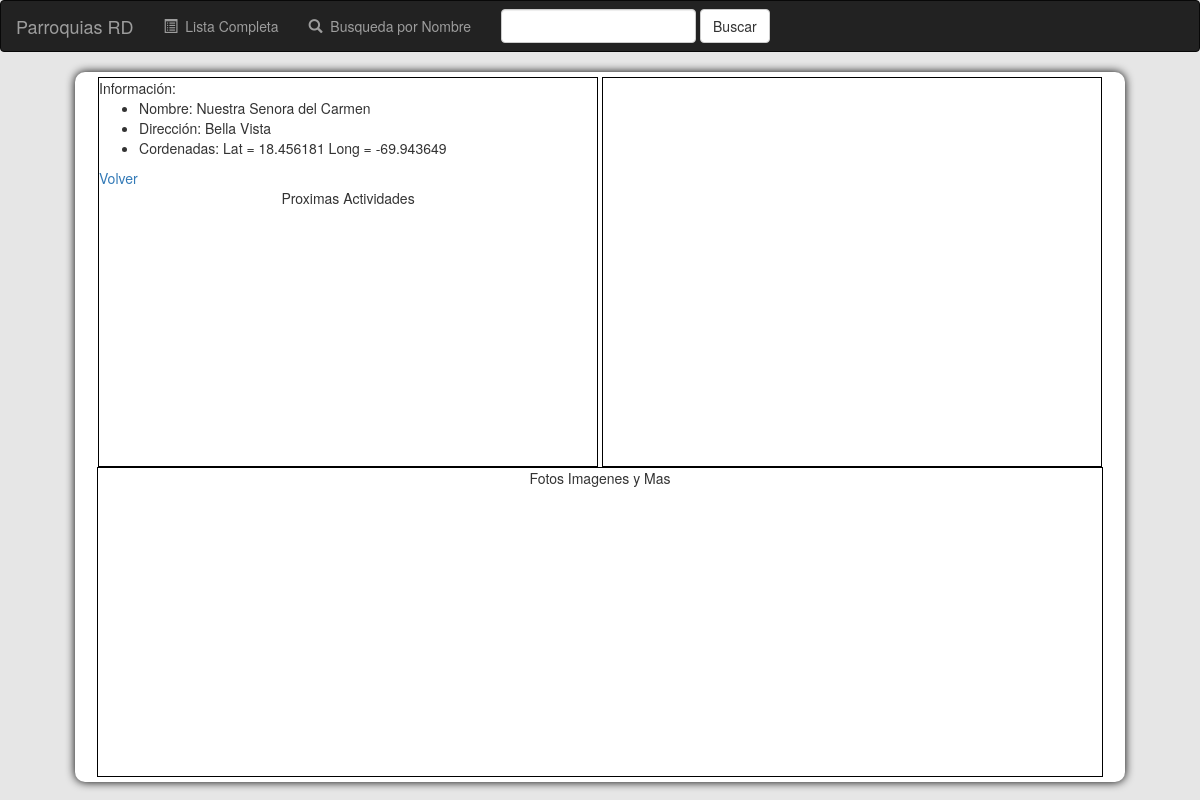
/lista/5/, run on the app's committed database.
### parroquialista/models.py (models this page shows, shortened)
class Parroquia(models.Model):
    nombre = models.CharField(max_length=300)
    direccion=models.CharField(max_length=200)
    latitud=models.CharField(max_length=20)
    longitud=models.CharField(max_length=20)

### parroquialista/views.py (the view)
# urls.py: url(r'^(?P<parroquia_id>[0-9]+)/$', views.detail, name='detail'),
def detail(request,parroquia_id):
    try:
       parroquia=Parroquia.objects.get(pk=parroquia_id)
    except Parroquia.DoesNotExist:
        raise Http404("Parroquia No Existe")
    return render(request,'parroquialista/detail.html',{'parroquia': parroquia})

### parroquialista/templates/parroquialista/detail.html (shortened to what this page needs)
{% extends 'parroquialista/base.html'%}
{% block container%}
        <div id="datos" class="capasDetail">
            <div id="data">
                Información:
                <ul>
                    <li>Nombre: <span id="nombre">{{ parroquia.nombre }}</span></li>
                    <li>Dirección: <span id="direccion">{{ parroquia.direccion }}</span></li>
                    <li>Cordenadas: Lat = <span id="lat">{{ parroquia.latitud }}</span>  Long = <span id="long">{{ parroquia.longitud }}</span></li>
                </ul>
                <a href="/lista/"> Volver</a>
            </div>
            <div id="eventos"> Proximas Actividades </div>
        </div>
        <div id="mapa" class="capasDetail"></div>
        <div id="fotos" class="slideShow"> Fotos Imagenes y Mas </div>
{% endblock %}

### static/css/styles.css (style rules this page uses)
body { background: #E6E6E6; }
#data { text-align:left; overflow:auto; }
.capasDetail { border: 1px solid #000; display:inline-block; height: 390px; vertical-align:top; width: 500px; }
.slideShow { border: 1px solid #000; display:inline-block; height: 310px; vertical-align:top; width: 1006px; }

### data on the page
Parroquia: nombre "Nuestra Senora del Carmen", direccion "Bella Vista", latitud "18.456181", longitud "-69.943649"
